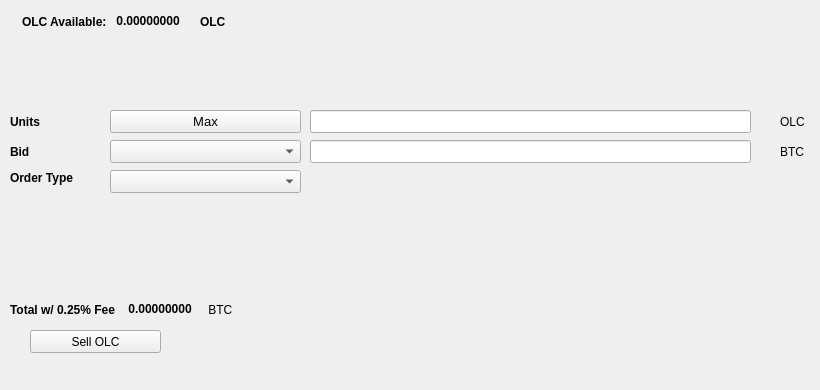
   <widget class="QWidget" name="SellTab">
    <attribute name="title">
     <string>Sell</string>
    </attribute>
    <widget class="QLabel" name="label_16">
     <property name="geometry">
      <rect>
       <x>780</x>
       <y>140</y>
       <width>31</width>
       <height>23</height>
      </rect>
     </property>
     <property name="text">
      <string>BTC</string>
     </property>
    </widget>
    <widget class="QComboBox" name="SellBidcomboBox">
     <property name="geometry">
      <rect>
       <x>110</x>
       <y>140</y>
       <width>191</width>
       <height>23</height>
      </rect>
     </property>
     <property name="font">
      <font>
       <pointsize>10</pointsize>
      </font>
     </property>
    </widget>
    <widget class="QLabel" name="label_18">
     <property name="geometry">
      <rect>
       <x>10</x>
       <y>110</y>
       <width>46</width>
       <height>23</height>
      </rect>
     </property>
     <property name="font">
      <font>
       <weight>75</weight>
       <bold>true</bold>
      </font>
     </property>
     <property name="text">
      <string>Units</string>
     </property>
    </widget>
    <widget class="QPushButton" name="Sell_Max_Amount">
     <property name="geometry">
      <rect>
       <x>110</x>
       <y>110</y>
       <width>191</width>
       <height>23</height>
      </rect>
     </property>
     <property name="font">
      <font>
       <pointsize>10</pointsize>
      </font>
     </property>
     <property name="text">
      <string>Max</string>
     </property>
    </widget>
    <widget class="QLabel" name="label_20">
     <property name="geometry">
      <rect>
       <x>10</x>
       <y>170</y>
       <width>91</width>
       <height>16</height>
      </rect>
     </property>
     <property name="font">
      <font>
       <weight>75</weight>
       <bold>true</bold>
      </font>
     </property>
     <property name="text">
      <string>Order Type</string>
     </property>
    </widget>
    <widget class="QComboBox" name="SellOrdertypeCombo">
     <property name="geometry">
      <rect>
       <x>110</x>
       <y>170</y>
       <width>191</width>
       <height>23</height>
      </rect>
     </property>
     <property name="font">
      <font>
       <pointsize>10</pointsize>
      </font>
     </property>
    </widget>
    <widget class="QLabel" name="label_21">
     <property name="geometry">
      <rect>
       <x>10</x>
       <y>140</y>
       <width>46</width>
       <height>23</height>
      </rect>
     </property>
     <property name="font">
      <font>
       <weight>75</weight>
       <bold>true</bold>
      </font>
     </property>
     <property name="text">
      <string>Bid</string>
     </property>
    </widget>
    <widget class="QLabel" name="label_22">
     <property name="geometry">
      <rect>
       <x>780</x>
       <y>110</y>
       <width>31</width>
       <height>23</height>
      </rect>
     </property>
     <property name="text">
      <string>OLC</string>
     </property>
    </widget>
    <widget class="QLineEdit" name="UnitsInputC2C">
     <property name="geometry">
      <rect>
       <x>310</x>
       <y>110</y>
       <width>441</width>
       <height>23</height>
      </rect>
     </property>
     <property name="font">
      <font>
       <pointsize>9</pointsize>
       <weight>75</weight>
       <bold>true</bold>
      </font>
     </property>
    </widget>
    <widget class="QLineEdit" name="SellBidPriceEdit">
     <property name="geometry">
      <rect>
       <x>310</x>
       <y>140</y>
       <width>441</width>
       <height>23</height>
      </rect>
     </property>
     <property name="font">
      <font>
       <pointsize>9</pointsize>
       <weight>75</weight>
       <bold>true</bold>
      </font>
     </property>
    </widget>
    <widget class="QPushButton" name="SellC2CBTN">
     <property name="geometry">
      <rect>
       <x>30</x>
       <y>330</y>
       <width>131</width>
       <height>23</height>
      </rect>
     </property>
     <property name="text">
      <string>Sell OLC</string>
     </property>
     <property name="icon">
      <iconset resource="../olc">
       <normaloff>:/icons/bitcoin</normaloff>:/icons/bitcoin</iconset>
     </property>
    </widget>
    <widget class="QWidget" name="layoutWidget3">
     <property name="geometry">
      <rect>
       <x>22</x>
       <y>12</y>
       <width>258</width>
       <height>19</height>
      </rect>
     </property>
     <layout class="QHBoxLayout" name="horizontalLayout">
      <item>
       <widget class="QLabel" name="label232_2">
        <property name="font">
         <font>
          <weight>75</weight>
          <bold>true</bold>
         </font>
        </property>
        <property name="text">
         <string>OLC Available:</string>
        </property>
       </widget>
      </item>
      <item>
       <widget class="QLabel" name="C2CAvailableLabel">
        <property name="palette">
         <palette>
          <active>
           <colorrole role="WindowText">
            <brush brushstyle="SolidPattern">
             <color alpha="255">
              <red>0</red>
              <green>0</green>
              <blue>0</blue>
             </color>
            </brush>
           </colorrole>
           <colorrole role="Button">
            <brush brushstyle="SolidPattern">
             <color alpha="255">
              <red>0</red>
              <green>170</green>
              <blue>0</blue>
             </color>
            </brush>
           </colorrole>
           <colorrole role="Light">
            <brush brushstyle="SolidPattern">
             <color alpha="255">
              <red>0</red>
              <green>255</green>
              <blue>0</blue>
             </color>
            </brush>
           </colorrole>
           <colorrole role="Midlight">
            <brush brushstyle="SolidPattern">
             <color alpha="255">
              <red>0</red>
              <green>212</green>
              <blue>0</blue>
             </color>
            </brush>
           </colorrole>
           <colorrole role="Dark">
            <brush brushstyle="SolidPattern">
             <color alpha="255">
              <red>0</red>
              <green>85</green>
              <blue>0</blue>
             </color>
            </brush>
           </colorrole>
           <colorrole role="Mid">
            <brush brushstyle="SolidPattern">
             <color alpha="255">
              <red>0</red>
              <green>113</green>
              <blue>0</blue>
             </color>
            </brush>
           </colorrole>
           <colorrole role="Text">
            <brush brushstyle="SolidPattern">
             <color alpha="255">
              <red>0</red>
              <green>170</green>
              <blue>0</blue>
             </color>
            </brush>
           </colorrole>
           <colorrole role="BrightText">
            <brush brushstyle="SolidPattern">
             <color alpha="255">
              <red>255</red>
              <green>255</green>
              <blue>255</blue>
             </color>
            </brush>
           </colorrole>
           <colorrole role="ButtonText">
            <brush brushstyle="SolidPattern">
             <color alpha="255">
              <red>0</red>
              <green>0</green>
              <blue>0</blue>
             </color>
            </brush>
           </colorrole>
           <colorrole role="Base">
            <brush brushstyle="SolidPattern">
             <color alpha="255">
              <red>255</red>
              <green>255</green>
              <blue>255</blue>
             </color>
            </brush>
           </colorrole>
           <colorrole role="Window">
            <brush brushstyle="SolidPattern">
             <color alpha="255">
              <red>0</red>
              <green>170</green>
              <blue>0</blue>
             </color>
            </brush>
           </colorrole>
           <colorrole role="Shadow">
            <brush brushstyle="SolidPattern">
             <color alpha="255">
              <red>0</red>
              <green>0</green>
              <blue>0</blue>
             </color>
            </brush>
           </colorrole>
           <colorrole role="AlternateBase">
            <brush brushstyle="SolidPattern">
             <color alpha="255">
              <red>127</red>
              <green>212</green>
              <blue>127</blue>
             </color>
            </brush>
           </colorrole>
           <colorrole role="ToolTipBase">
            <brush brushstyle="SolidPattern">
             <color alpha="255">
              <red>255</red>
              <green>255</green>
              <blue>220</blue>
             </color>
            </brush>
           </colorrole>
           <colorrole role="ToolTipText">
            <brush brushstyle="SolidPattern">
             <color alpha="255">
              <red>0</red>
              <green>0</green>
              <blue>0</blue>
             </color>
            </brush>
           </colorrole>
          </active>
          <inactive>
           <colorrole role="WindowText">
            <brush brushstyle="SolidPattern">
             <color alpha="255">
              <red>0</red>
              <green>0</green>
              <blue>0</blue>
             </color>
            </brush>
           </colorrole>
           <colorrole role="Button">
            <brush brushstyle="SolidPattern">
             <color alpha="255">
              <red>0</red>
              <green>170</green>
              <blue>0</blue>
             </color>
            </brush>
           </colorrole>
           <colorrole role="Light">
            <brush brushstyle="SolidPattern">
             <color alpha="255">
              <red>0</red>
              <green>255</green>
              <blue>0</blue>
             </color>
            </brush>
           </colorrole>
           <colorrole role="Midlight">
            <brush brushstyle="SolidPattern">
             <color alpha="255">
              <red>0</red>
              <green>212</green>
              <blue>0</blue>
             </color>
            </brush>
           </colorrole>
           <colorrole role="Dark">
            <brush brushstyle="SolidPattern">
             <color alpha="255">
              <red>0</red>
              <green>85</green>
              <blue>0</blue>
             </color>
            </brush>
           </colorrole>
           <colorrole role="Mid">
            <brush brushstyle="SolidPattern">
             <color alpha="255">
              <red>0</red>
              <green>113</green>
              <blue>0</blue>
             </color>
            </brush>
           </colorrole>
           <colorrole role="Text">
            <brush brushstyle="SolidPattern">
             <color alpha="255">
              <red>0</red>
              <green>170</green>
              <blue>0</blue>
             </color>
            </brush>
           </colorrole>
           <colorrole role="BrightText">
            <brush brushstyle="SolidPattern">
             <color alpha="255">
              <red>255</red>
              <green>255</green>
              <blue>255</blue>
             </color>
            </brush>
           </colorrole>
           <colorrole role="ButtonText">
            <brush brushstyle="SolidPattern">
             <color alpha="255">
              <red>0</red>
              <green>0</green>
              <blue>0</blue>
             </color>
            </brush>
           </colorrole>
           <colorrole role="Base">
            <brush brushstyle="SolidPattern">
             <color alpha="255">
              <red>255</red>
              <green>255</green>
              <blue>255</blue>
             </color>
            </brush>
           </colorrole>
           <colorrole role="Window">
            <brush brushstyle="SolidPattern">
             <color alpha="255">
              <red>0</red>
              <green>170</green>
              <blue>0</blue>
             </color>
            </brush>
           </colorrole>
           <colorrole role="Shadow">
            <brush brushstyle="SolidPattern">
             <color alpha="255">
              <red>0</red>
              <green>0</green>
              <blue>0</blue>
             </color>
            </brush>
           </colorrole>
           <colorrole role="AlternateBase">
            <brush brushstyle="SolidPattern">
             <color alpha="255">
              <red>127</red>
              <green>212</green>
              <blue>127</blue>
             </color>
            </brush>
           </colorrole>
           <colorrole role="ToolTipBase">
            <brush brushstyle="SolidPattern">
             <color alpha="255">
              <red>255</red>
              <green>255</green>
              <blue>220</blue>
             </color>
            </brush>
           </colorrole>
           <colorrole role="ToolTipText">
            <brush brushstyle="SolidPattern">
             <color alpha="255">
              <red>0</red>
              <green>0</green>
              <blue>0</blue>
             </color>
            </brush>
           </colorrole>
          </inactive>
          <disabled>
           <colorrole role="WindowText">
            <brush brushstyle="SolidPattern">
             <color alpha="255">
              <red>0</red>
              <green>85</green>
              <blue>0</blue>
             </color>
            </brush>
           </colorrole>
           <colorrole role="Button">
            <brush brushstyle="SolidPattern">
             <color alpha="255">
              <red>0</red>
              <green>170</green>
              <blue>0</blue>
             </color>
            </brush>
           </colorrole>
           <colorrole role="Light">
            <brush brushstyle="SolidPattern">
             <color alpha="255">
              <red>0</red>
              <green>255</green>
              <blue>0</blue>
             </color>
            </brush>
           </colorrole>
           <colorrole role="Midlight">
            <brush brushstyle="SolidPattern">
             <color alpha="255">
              <red>0</red>
              <green>212</green>
              <blue>0</blue>
             </color>
            </brush>
           </colorrole>
           <colorrole role="Dark">
            <brush brushstyle="SolidPattern">
             <color alpha="255">
              <red>0</red>
              <green>85</green>
              <blue>0</blue>
             </color>
            </brush>
           </colorrole>
           <colorrole role="Mid">
            <brush brushstyle="SolidPattern">
             <color alpha="255">
              <red>0</red>
              <green>113</green>
              <blue>0</blue>
             </color>
            </brush>
           </colorrole>
           <colorrole role="Text">
            <brush brushstyle="SolidPattern">
             <color alpha="255">
              <red>0</red>
              <green>85</green>
              <blue>0</blue>
             </color>
            </brush>
           </colorrole>
           <colorrole role="BrightText">
            <brush brushstyle="SolidPattern">
             <color alpha="255">
              <red>255</red>
              <green>255</green>
              <blue>255</blue>
             </color>
            </brush>
           </colorrole>
           <colorrole role="ButtonText">
            <brush brushstyle="SolidPattern">
             <color alpha="255">
              <red>0</red>
              <green>85</green>
              <blue>0</blue>
             </color>
            </brush>
           </colorrole>
           <colorrole role="Base">
            <brush brushstyle="SolidPattern">
             <color alpha="255">
              <red>0</red>
              <green>170</green>
              <blue>0</blue>
             </color>
            </brush>
           </colorrole>
           <colorrole role="Window">
            <brush brushstyle="SolidPattern">
             <color alpha="255">
              <red>0</red>
              <green>170</green>
              <blue>0</blue>
             </color>
            </brush>
           </colorrole>
           <colorrole role="Shadow">
            <brush brushstyle="SolidPattern">
             <color alpha="255">
              <red>0</red>
              <green>0</green>
              <blue>0</blue>
             </color>
            </brush>
           </colorrole>
           <colorrole role="AlternateBase">
            <brush brushstyle="SolidPattern">
             <color alpha="255">
              <red>0</red>
              <green>170</green>
              <blue>0</blue>
             </color>
            </brush>
           </colorrole>
           <colorrole role="ToolTipBase">
            <brush brushstyle="SolidPattern">
             <color alpha="255">
              <red>255</red>
              <green>255</green>
              <blue>220</blue>
             </color>
            </brush>
           </colorrole>
           <colorrole role="ToolTipText">
            <brush brushstyle="SolidPattern">
             <color alpha="255">
              <red>0</red>
              <green>0</green>
              <blue>0</blue>
             </color>
            </brush>
           </colorrole>
          </disabled>
         </palette>
        </property>
        <property name="font">
         <font>
          <weight>75</weight>
          <bold>true</bold>
         </font>
        </property>
        <property name="text">
         <string> 0.00000000 </string>
        </property>
        <property name="textInteractionFlags">
         <set>Qt::LinksAccessibleByMouse|Qt::TextSelectableByKeyboard|Qt::TextSelectableByMouse</set>
        </property>
       </widget>
      </item>
      <item>
       <widget class="QLabel" name="labelC2C">
        <property name="font">
         <font>
          <weight>75</weight>
          <bold>true</bold>
         </font>
        </property>
        <property name="text">
         <string>OLC</string>
        </property>
       </widget>
      </item>
     </layout>
    </widget>
    <widget class="QWidget" name="layoutWidget">
     <property name="geometry">
      <rect>
       <x>10</x>
       <y>300</y>
       <width>268</width>
       <height>19</height>
      </rect>
     </property>
     <layout class="QHBoxLayout" name="horizontalLayout_2">
      <item>
       <widget class="QLabel" name="label_19">
        <property name="font">
         <font>
          <weight>75</weight>
          <bold>true</bold>
         </font>
        </property>
        <property name="text">
         <string>Total w/ 0.25% Fee </string>
        </property>
       </widget>
      </item>
      <item>
       <widget class="QLabel" name="SellCostLabel">
        <property name="palette">
         <palette>
          <active>
           <colorrole role="WindowText">
            <brush brushstyle="SolidPattern">
             <color alpha="255">
              <red>0</red>
              <green>0</green>
              <blue>0</blue>
             </color>
            </brush>
           </colorrole>
           <colorrole role="Button">
            <brush brushstyle="SolidPattern">
             <color alpha="255">
              <red>0</red>
              <green>170</green>
              <blue>0</blue>
             </color>
            </brush>
           </colorrole>
           <colorrole role="Light">
            <brush brushstyle="SolidPattern">
             <color alpha="255">
              <red>0</red>
              <green>255</green>
              <blue>0</blue>
             </color>
            </brush>
           </colorrole>
           <colorrole role="Midlight">
            <brush brushstyle="SolidPattern">
             <color alpha="255">
              <red>0</red>
              <green>212</green>
              <blue>0</blue>
             </color>
            </brush>
           </colorrole>
           <colorrole role="Dark">
            <brush brushstyle="SolidPattern">
             <color alpha="255">
              <red>0</red>
              <green>85</green>
              <blue>0</blue>
             </color>
            </brush>
           </colorrole>
           <colorrole role="Mid">
            <brush brushstyle="SolidPattern">
             <color alpha="255">
              <red>0</red>
              <green>113</green>
              <blue>0</blue>
             </color>
            </brush>
           </colorrole>
           <colorrole role="Text">
            <brush brushstyle="SolidPattern">
             <color alpha="255">
              <red>0</red>
              <green>170</green>
              <blue>0</blue>
             </color>
            </brush>
           </colorrole>
           <colorrole role="BrightText">
            <brush brushstyle="SolidPattern">
             <color alpha="255">
              <red>255</red>
              <green>255</green>
              <blue>255</blue>
             </color>
            </brush>
           </colorrole>
           <colorrole role="ButtonText">
            <brush brushstyle="SolidPattern">
             <color alpha="255">
              <red>0</red>
              <green>0</green>
              <blue>0</blue>
             </color>
            </brush>
           </colorrole>
           <colorrole role="Base">
            <brush brushstyle="SolidPattern">
             <color alpha="255">
              <red>255</red>
              <green>255</green>
              <blue>255</blue>
             </color>
            </brush>
           </colorrole>
           <colorrole role="Window">
            <brush brushstyle="SolidPattern">
             <color alpha="255">
              <red>0</red>
              <green>170</green>
              <blue>0</blue>
             </color>
            </brush>
           </colorrole>
           <colorrole role="Shadow">
            <brush brushstyle="SolidPattern">
             <color alpha="255">
              <red>0</red>
              <green>0</green>
              <blue>0</blue>
             </color>
            </brush>
           </colorrole>
           <colorrole role="AlternateBase">
            <brush brushstyle="SolidPattern">
             <color alpha="255">
              <red>127</red>
              <green>212</green>
              <blue>127</blue>
             </color>
            </brush>
           </colorrole>
           <colorrole role="ToolTipBase">
            <brush brushstyle="SolidPattern">
             <color alpha="255">
              <red>255</red>
              <green>255</green>
              <blue>220</blue>
             </color>
            </brush>
           </colorrole>
           <colorrole role="ToolTipText">
            <brush brushstyle="SolidPattern">
             <color alpha="255">
              <red>0</red>
              <green>0</green>
              <blue>0</blue>
             </color>
            </brush>
           </colorrole>
          </active>
          <inactive>
           <colorrole role="WindowText">
            <brush brushstyle="SolidPattern">
             <color alpha="255">
              <red>0</red>
              <green>0</green>
              <blue>0</blue>
             </color>
            </brush>
           </colorrole>
           <colorrole role="Button">
            <brush brushstyle="SolidPattern">
             <color alpha="255">
              <red>0</red>
              <green>170</green>
              <blue>0</blue>
             </color>
            </brush>
           </colorrole>
           <colorrole role="Light">
            <brush brushstyle="SolidPattern">
             <color alpha="255">
              <red>0</red>
              <green>255</green>
              <blue>0</blue>
             </color>
            </brush>
           </colorrole>
           <colorrole role="Midlight">
            <brush brushstyle="SolidPattern">
             <color alpha="255">
              <red>0</red>
              <green>212</green>
              <blue>0</blue>
             </color>
            </brush>
           </colorrole>
           <colorrole role="Dark">
            <brush brushstyle="SolidPattern">
             <color alpha="255">
              <red>0</red>
              <green>85</green>
              <blue>0</blue>
             </color>
            </brush>
           </colorrole>
           <colorrole role="Mid">
            <brush brushstyle="SolidPattern">
             <color alpha="255">
              <red>0</red>
              <green>113</green>
              <blue>0</blue>
             </color>
            </brush>
           </colorrole>
           <colorrole role="Text">
            <brush brushstyle="SolidPattern">
             <color alpha="255">
              <red>0</red>
              <green>170</green>
              <blue>0</blue>
             </color>
            </brush>
           </colorrole>
           <colorrole role="BrightText">
            <brush brushstyle="SolidPattern">
             <color alpha="255">
              <red>255</red>
              <green>255</green>
              <blue>255</blue>
             </color>
            </brush>
           </colorrole>
           <colorrole role="ButtonText">
            <brush brushstyle="SolidPattern">
             <color alpha="255">
              <red>0</red>
              <green>0</green>
              <blue>0</blue>
             </color>
            </brush>
           </colorrole>
           <colorrole role="Base">
            <brush brushstyle="SolidPattern">
             <color alpha="255">
              <red>255</red>
              <green>255</green>
              <blue>255</blue>
             </color>
            </brush>
           </colorrole>
           <colorrole role="Window">
            <brush brushstyle="SolidPattern">
             <color alpha="255">
              <red>0</red>
              <green>170</green>
              <blue>0</blue>
             </color>
            </brush>
           </colorrole>
           <colorrole role="Shadow">
            <brush brushstyle="SolidPattern">
             <color alpha="255">
              <red>0</red>
              <green>0</green>
              <blue>0</blue>
             </color>
            </brush>
           </colorrole>
           <colorrole role="AlternateBase">
            <brush brushstyle="SolidPattern">
             <color alpha="255">
              <red>127</red>
              <green>212</green>
              <blue>127</blue>
             </color>
            </brush>
           </colorrole>
           <colorrole role="ToolTipBase">
            <brush brushstyle="SolidPattern">
             <color alpha="255">
              <red>255</red>
              <green>255</green>
              <blue>220</blue>
             </color>
            </brush>
           </colorrole>
           <colorrole role="ToolTipText">
            <brush brushstyle="SolidPattern">
             <color alpha="255">
              <red>0</red>
              <green>0</green>
              <blue>0</blue>
             </color>
            </brush>
           </colorrole>
          </inactive>
          <disabled>
           <colorrole role="WindowText">
            <brush brushstyle="SolidPattern">
             <color alpha="255">
              <red>0</red>
              <green>85</green>
              <blue>0</blue>
             </color>
            </brush>
           </colorrole>
           <colorrole role="Button">
            <brush brushstyle="SolidPattern">
             <color alpha="255">
              <red>0</red>
              <green>170</green>
              <blue>0</blue>
             </color>
            </brush>
           </colorrole>
           <colorrole role="Light">
            <brush brushstyle="SolidPattern">
             <color alpha="255">
              <red>0</red>
              <green>255</green>
              <blue>0</blue>
             </color>
            </brush>
           </colorrole>
           <colorrole role="Midlight">
            <brush brushstyle="SolidPattern">
             <color alpha="255">
              <red>0</red>
              <green>212</green>
              <blue>0</blue>
             </color>
            </brush>
           </colorrole>
           <colorrole role="Dark">
            <brush brushstyle="SolidPattern">
             <color alpha="255">
              <red>0</red>
              <green>85</green>
              <blue>0</blue>
             </color>
            </brush>
           </colorrole>
           <colorrole role="Mid">
            <brush brushstyle="SolidPattern">
             <color alpha="255">
              <red>0</red>
              <green>113</green>
              <blue>0</blue>
             </color>
            </brush>
           </colorrole>
           <colorrole role="Text">
            <brush brushstyle="SolidPattern">
             <color alpha="255">
              <red>0</red>
              <green>85</green>
              <blue>0</blue>
             </color>
            </brush>
           </colorrole>
           <colorrole role="BrightText">
            <brush brushstyle="SolidPattern">
             <color alpha="255">
              <red>255</red>
              <green>255</green>
              <blue>255</blue>
             </color>
            </brush>
           </colorrole>
           <colorrole role="ButtonText">
            <brush brushstyle="SolidPattern">
             <color alpha="255">
              <red>0</red>
              <green>85</green>
              <blue>0</blue>
             </color>
            </brush>
           </colorrole>
           <colorrole role="Base">
            <brush brushstyle="SolidPattern">
             <color alpha="255">
              <red>0</red>
              <green>170</green>
              <blue>0</blue>
             </color>
            </brush>
           </colorrole>
           <colorrole role="Window">
            <brush brushstyle="SolidPattern">
             <color alpha="255">
              <red>0</red>
              <green>170</green>
              <blue>0</blue>
             </color>
            </brush>
           </colorrole>
           <colorrole role="Shadow">
            <brush brushstyle="SolidPattern">
             <color alpha="255">
              <red>0</red>
              <green>0</green>
              <blue>0</blue>
             </color>
            </brush>
           </colorrole>
           <colorrole role="AlternateBase">
            <brush brushstyle="SolidPattern">
             <color alpha="255">
              <red>0</red>
              <green>170</green>
              <blue>0</blue>
             </color>
            </brush>
           </colorrole>
           <colorrole role="ToolTipBase">
            <brush brushstyle="SolidPattern">
             <color alpha="255">
              <red>255</red>
              <green>255</green>
              <blue>220</blue>
             </color>
            </brush>
           </colorrole>
           <colorrole role="ToolTipText">
            <brush brushstyle="SolidPattern">
             <color alpha="255">
              <red>0</red>
              <green>0</green>
              <blue>0</blue>
             </color>
            </brush>
           </colorrole>
          </disabled>
         </palette>
        </property>
        <property name="font">
         <font>
          <weight>75</weight>
          <bold>true</bold>
         </font>
        </property>
        <property name="autoFillBackground">
         <bool>false</bool>
        </property>
        <property name="text">
         <string> 0.00000000</string>
        </property>
        <property name="textInteractionFlags">
         <set>Qt::LinksAccessibleByMouse|Qt::TextSelectableByMouse</set>
        </property>
       </widget>
      </item>
      <item>
       <widget class="QLabel" name="label_17">
        <property name="font">
         <font>
          <weight>50</weight>
          <bold>false</bold>
         </font>
        </property>
        <property name="text">
         <string> BTC</string>
        </property>
       </widget>
      </item>
     </layout>
    </widget>
    <widget class="QLabel" name="label_23">
     <property name="geometry">
      <rect>
       <x>460</x>
       <y>300</y>
       <width>281</width>
       <height>81</height>
      </rect>
     </property>
     <property name="text">
      <string/>
     </property>
     <property name="pixmap">
      <pixmap>:/images/bittrex</pixmap>
     </property>
    </widget>
   </widget>
